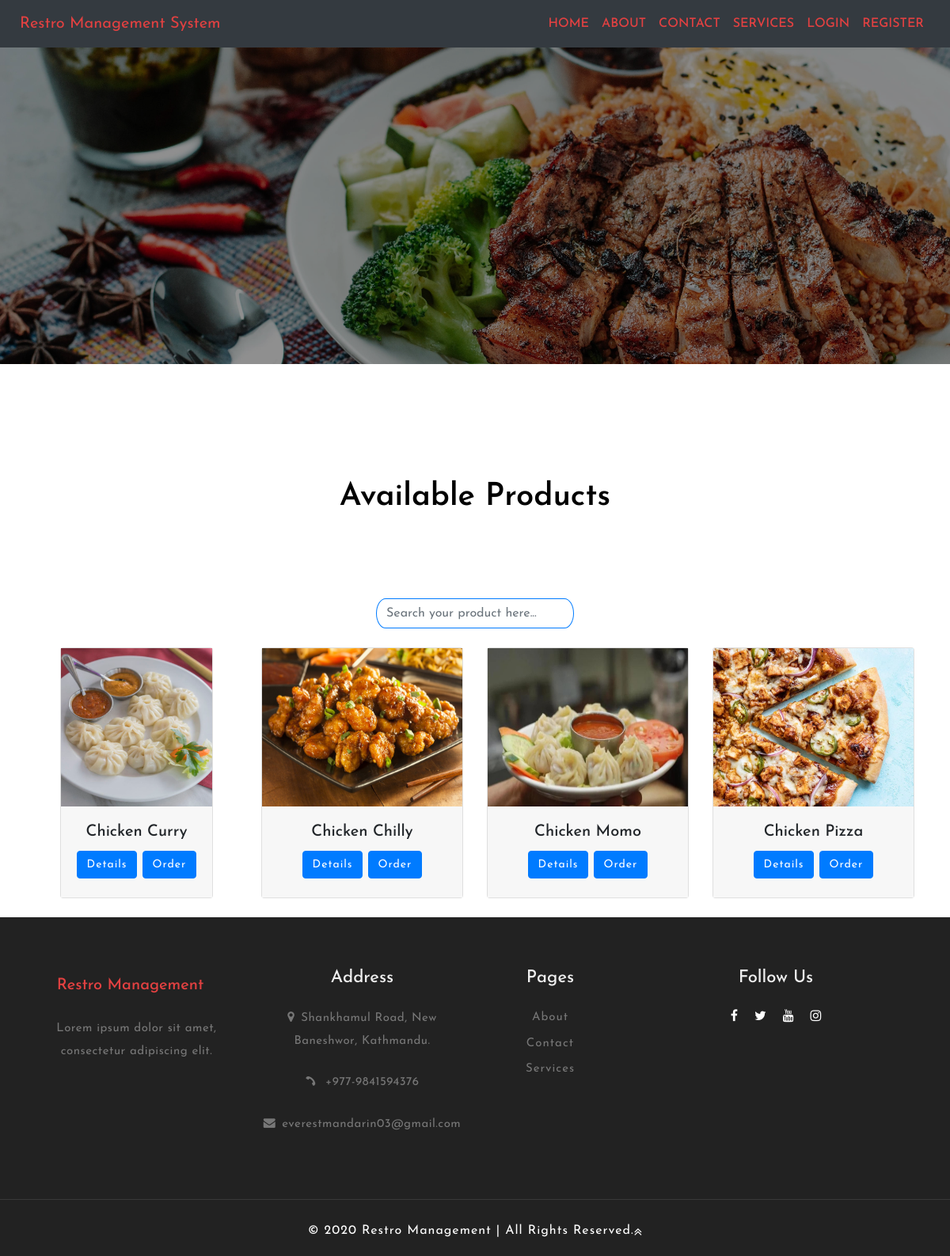
/products.php, run on the app's committed database.
### tables this page shows
CREATE TABLE `tbl_product` (
  `p_id` int(11) NOT NULL,
  `p_name` varchar(255) NOT NULL,
  `p_image` varchar(255) NOT NULL,
  `p_description` text NOT NULL,
  `p_price` double NOT NULL
);

### include/connection_db.php (called while the page is built, shortened)
<?php
class Connection
{
    private $host;
    private $user;
    private $password;
    private $database;
    private $connect;
    public function __construct()
    {
        $this->host = "localhost";
        $this->user = "root";
        $this->password = "";
        $this->database = "restro_database";
    }
    public function getConnection()
    {
        $this->connect = new mysqli($this->host,$this->user,$this->password,$this->database);
        if($this->connect->connect_error)
        {
            die("Error :" .$this->connect->error);
        }
        else
        {
            return $this->connect;
        }
    }
    public function getData($sql)
    {
        $data = [];
        $result = $this->connect->query($sql);
        if($result->num_rows > 0)
        {
            while($row = $result->fetch_assoc())
            {
                $data[] = $row;
            }
        }
        else
        {
            echo "No data found";
        }
        return $data;
    }
}

### classes/product.class.1.php (called while the page is built, shortened)
<?php
require ("include/connection_db.php") ;
Class Product{
    private $connect;
    function __construct(){
        $this->connect = new Connection();
    }
    public function selectAddedProduct(){
        return $this->connect->getData("SELECT * FROM `tbl_product`");
    }
}
?>

### products.php (the view, shortened to what this page needs)
<?php
    include_once('include/header.php');
    require ('classes/product.class.1.php');
    $product = new Product();
    $data = $product->selectAddedProduct();
?>
<div class="inner-products">
    <div class="overlay-inner">
    </div>
</div>
<section>
    <section class="about py-5">
        <div class="container py-md-5">
            <div class="about-w3ls-info text-center mx-auto">
                <h3 class="tittle-wthree pt-md-5 pt-3">Available Products</h3>
            </div>
        </div>
    </section>
    <section>
        <div class="container">
                <div class="search">
                    <input class="form-control mb-4" type="text" name="search" placeholder="Search your product here..." id="search">
                </div>
            <div class="row">
                <?php foreach ($data as $details) { ?>
                    <div class="col-lg-3 mb-4 d-flex align-items-stretch">
                        <div class="card card-rad mx-auto">
                            <img class="card-img-top img-fluid" style="height: 200px; width: auto;" src="images/product-images/<?php echo $details['p_image']; ?>" alt="Image Card">
                            <div class="card-body cbody">
                                <h5 class="card-title text-center"><?php echo $details['p_name']; ?></h5>
                                <p class="buton text-center">
                                    <a href="productDetails.php?id=<?php echo $details['p_id']; ?>" class="btn btn-primary mb-2" style="color: #fff !important;"> Details</a>
                                    <a href="productDetails.php?id=<?php echo $details['p_id']; ?>" class="btn btn-primary mb-2" style="color: #fff !important;"> Order</a>
                                </p>
                            </div>
                        </div>
                    </div>
                <?php } ?>
            </div>
        </div>
    </section>
</section>
<?php include_once('include/footer.php');?>
</html>

### css/style.css (style rules this page uses)
* { margin: 0; padding: 0; box-sizing: border-box; font-family: 'Josefin Sans', sans-serif; }
* { box-sizing: border-box; }
html, body { margin: 0; padding: 0; min-height: 100%; width: 100%; }
a { color: #e24141 !important; transition: all 0.25s ease-in; }
h3.tittle-wthree { color: #333; font-size: 2.5em; font-weight: 600; }
p { font-size: 1em; color: #777; line-height: 1.9em; letter-spacing: 1px; }
h3.tittle-wthree { color: rgb(0, 0, 0); font-size: 2.5em; font-weight: 600; }
.inner-products { background: url(../images/product-img.jpg) no-repeat center; background-size: cover; }
.overlay-inner { min-height: 25em; background: rgba(0, 0, 0, 0.44); }
.buton a { font-size: 14px; }
.card-rad { border-radius: 0px; border: none; transition: all 0.25s ease; }
.card-rad img { border-radius: 0px; }
.cbody { padding: 20px 20px 0 !important; background-color: #f7f7f7; }

### products.php (style rules this page uses)
input[type=text] { width: 250px; display: block; transition: width 0.4s ease-in-out; border-radius: 32px/50px; border-color: #007bff; }
input#search { margin: 0 auto; }

### data on the page
tbl_product: p_image (picture), p_name "Chicken Curry"
tbl_product: p_image (picture), p_name "Chicken Chilly"
tbl_product: p_image (picture), p_name "Chicken Momo"
tbl_product: p_image (picture), p_name "Chicken Pizza"
